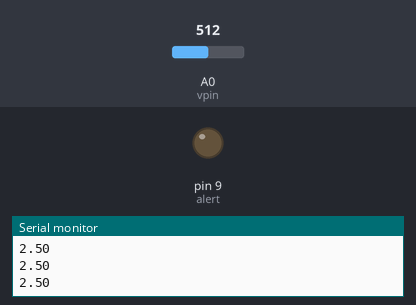
A sketch run on a simulated Arduino Uno, built with avr-gcc and run on an emulated ATmega328P. On the bench: output pins drawn as LEDs (lit = HIGH), the last lines printed to the serial monitor. Inputs (shaded band) come from the test bench; at power-on: A0 (vpin) = 512.

Above: at 1.3 s.
1.4 s: A0 (vpin) set to 708
2.9 s: A0 (vpin) set to 729
At 4.0 s:
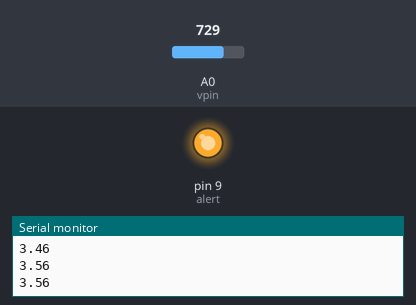
4.5 s: A0 (vpin) set to 716
At 5.2 s:
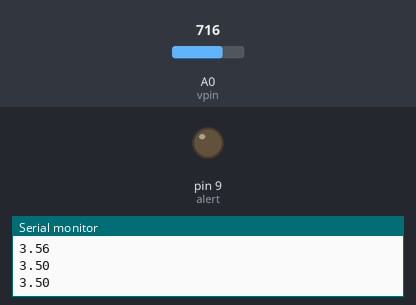
6.0 s: A0 (vpin) set to 900
At 6.4 s:
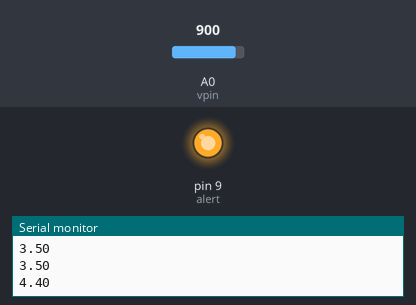
Timing chart, 0 to 8.5 s (numbered marks = the images above; inputs shaded):
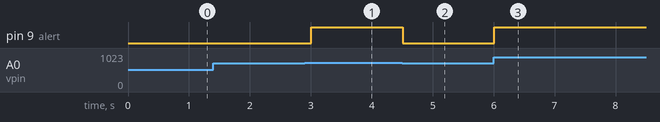

The sketch:

light_the_bulb_if_voltage_is__above_3.5v__eg._if_statement_.ino
```cpp
int vpin=A0;//pin which is reading voltage from potentiometer
int alert=9; //pin which send's the alert signal if voltage is greater than 3.5v
float output; //variable which will store the read voltage
int del=500; //delay time

void setup() {
Serial.begin(9600);
pinMode(vpin, INPUT); //indecating that vpin is getting input
pinMode(alert, OUTPUT); //indecating that alert is a output giving pin
}

void loop() {
output=analogRead(vpin); //reading analog voltage from potentiometer
output=(5./1023)*output; //converting it 1023 into voltage
Serial.println(output);//printing output in serial moniter
if(output>3.5) // saying that execute the below statement if voltage is greater than 3.5v
{
  digitalWrite(alert, HIGH); //light the alert bulb if V > 3.5
}
else{
  digitalWrite(alert, LOW); //off the alert bulb if v < 3.5
}
delay(del);
}
```

Measured:
- the behaviour switches between 716 and 717 on A0 (vpin) (found by bisection; images 0 and 1)
- after the input at 2.9 s, pin 9 (alert): LOW → HIGH after 0.10 s
- after the input at 4.5 s, pin 9 (alert): HIGH → LOW at once
- after the input at 6.0 s, pin 9 (alert): LOW → HIGH at once
